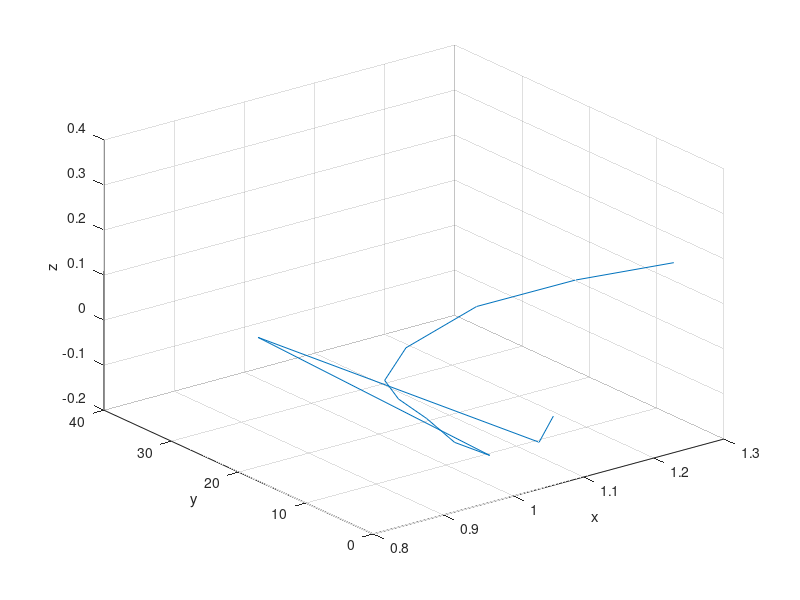

Source code (MATLAB):
clear
clc
close all

%x = [ 1,06 1,04 1,01 0,97 0,92 0,88 0,84 0,82 0,85 0,95 1,09 1,23];

%y = [0,33 0,37 0,39 0,41 0,41 0,41 0,41 0,38 0,34 0,27 0,21 0,16];

%z = [-0,05 -0,10 -0,12 -0,10 -0,05 0,02 0,08 0,13 0,19 0,24 0,24 0,22];

%t = [0 1 2 3 4 5 6 7 8 9 10 11]
x = [ 1.06 1.04 1.01 0.97 0.92 0.88 0.84 0.82 0.85 0.95 1.09 1.23]
y = [0.33 0.37 039 0.41 0.41 0.41 0.41 0.38 0.34 0.27 0.21 0.16]
z = [-0.05 -0.10 -0.12 -0.10 -0.05 0.02 0.08 0.13 0.19 0.24 0.24 0.22]


figure
plot3(x,y,z)
xlabel('x')
ylabel('y')
zlabel('z')
grid on
